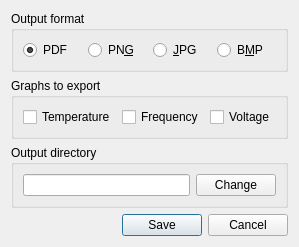
<?xml version="1.0" encoding="UTF-8"?>
<ui version="4.0">
 <class>export_graphs</class>
 <widget class="QDialog" name="export_graphs">
  <property name="windowTitle">
   <string>Export graphs</string>
  </property>
  <layout class="QVBoxLayout" name="verticalLayout">
   <item>
    <widget class="QGroupBox" name="box_graphs">
     <property name="sizePolicy">
      <sizepolicy hsizetype="Preferred" vsizetype="Maximum">
       <horstretch>0</horstretch>
       <verstretch>0</verstretch>
      </sizepolicy>
     </property>
     <property name="title">
      <string>Output format</string>
     </property>
     <layout class="QHBoxLayout" name="horizontalLayout">
      <item>
       <widget class="QRadioButton" name="rb_pdf">
        <property name="text">
         <string>PDF</string>
        </property>
        <property name="checked">
         <bool>true</bool>
        </property>
       </widget>
      </item>
      <item>
       <widget class="QRadioButton" name="rb_png">
        <property name="text">
         <string>PN&amp;G</string>
        </property>
       </widget>
      </item>
      <item>
       <widget class="QRadioButton" name="rb_jpg">
        <property name="text">
         <string>&amp;JPG</string>
        </property>
       </widget>
      </item>
      <item>
       <widget class="QRadioButton" name="rb_bmp">
        <property name="text">
         <string>B&amp;MP</string>
        </property>
       </widget>
      </item>
     </layout>
    </widget>
   </item>
   <item>
    <widget class="QGroupBox" name="horizontalGroupBox_2">
     <property name="sizePolicy">
      <sizepolicy hsizetype="Preferred" vsizetype="Maximum">
       <horstretch>0</horstretch>
       <verstretch>0</verstretch>
      </sizepolicy>
     </property>
     <property name="title">
      <string>Graphs to export</string>
     </property>
     <layout class="QHBoxLayout" name="horizontalLayout_2">
      <item>
       <widget class="QCheckBox" name="cb_temperature">
        <property name="text">
         <string>Temperature</string>
        </property>
       </widget>
      </item>
      <item>
       <widget class="QCheckBox" name="cb_frequency">
        <property name="text">
         <string>Frequency</string>
        </property>
       </widget>
      </item>
      <item>
       <widget class="QCheckBox" name="cb_volts">
        <property name="text">
         <string>Voltage</string>
        </property>
       </widget>
      </item>
     </layout>
    </widget>
   </item>
   <item>
    <widget class="QGroupBox" name="horizontalGroupBox_3">
     <property name="sizePolicy">
      <sizepolicy hsizetype="Preferred" vsizetype="Maximum">
       <horstretch>0</horstretch>
       <verstretch>0</verstretch>
      </sizepolicy>
     </property>
     <property name="title">
      <string>Output directory</string>
     </property>
     <layout class="QHBoxLayout" name="horizontalLayout_3">
      <item>
       <widget class="QLineEdit" name="directory"/>
      </item>
      <item>
       <widget class="QPushButton" name="btn_changeDirectory">
        <property name="text">
         <string>Change</string>
        </property>
       </widget>
      </item>
     </layout>
    </widget>
   </item>
   <item>
    <widget class="QDialogButtonBox" name="buttonBox">
     <property name="orientation">
      <enum>Qt::Horizontal</enum>
     </property>
     <property name="standardButtons">
      <set>QDialogButtonBox::Cancel|QDialogButtonBox::Save</set>
     </property>
    </widget>
   </item>
  </layout>
 </widget>
 <resources/>
 <connections>
  <connection>
   <sender>buttonBox</sender>
   <signal>accepted()</signal>
   <receiver>export_graphs</receiver>
   <slot>accept()</slot>
   <hints>
    <hint type="sourcelabel">
     <x>248</x>
     <y>254</y>
    </hint>
    <hint type="destinationlabel">
     <x>157</x>
     <y>274</y>
    </hint>
   </hints>
  </connection>
  <connection>
   <sender>buttonBox</sender>
   <signal>rejected()</signal>
   <receiver>export_graphs</receiver>
   <slot>reject()</slot>
   <hints>
    <hint type="sourcelabel">
     <x>316</x>
     <y>260</y>
    </hint>
    <hint type="destinationlabel">
     <x>286</x>
     <y>274</y>
    </hint>
   </hints>
  </connection>
 </connections>
</ui>
